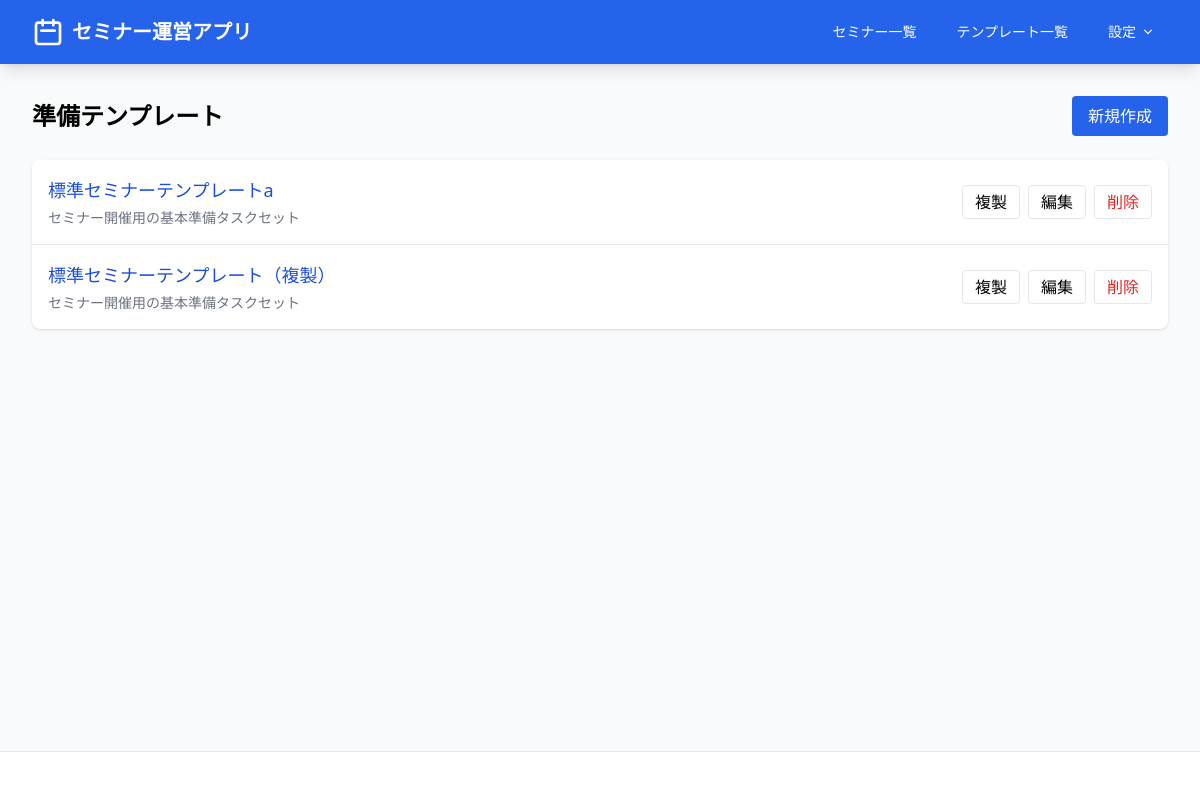
The app's page /seminars/templates/ (signed in) with its own data.
### seminar/models.py (models this page shows, shortened)
class PreparationTemplate(models.Model):
    name = models.CharField(max_length=100)
    description = models.TextField(blank=True)
    created_at = models.DateTimeField(auto_now_add=True)
    class Meta:
        db_table = "preparation_template"

### seminar/preparation_view.py (the view)
# urls.py: path("templates/", TemplateListView.as_view(), name="template_list"),
class TemplateListView(LoginRequiredMixin, ListView):
    model = PreparationTemplate
    template_name = "preparation/template_list.html"

### templates/preparation/template_list.html (shortened to what this page needs)
{% extends 'base.html' %}
{% block content %}
<div class="flex items-center justify-between mb-6">
  <h1 class="text-2xl font-bold">準備テンプレート</h1>
  <a href="{% url 'seminar:template_create' %}" class="bg-primary-600 text-white px-4 py-2 rounded">新規作成</a>
</div>
<div class="bg-white rounded-lg shadow divide-y">
  {% for t in object_list %}
    <div class="p-4 flex items-center justify-between">
      <div>
        <div class="font-medium text-lg"><a class="text-primary-700 hover:underline" href="{% url 'seminar:template_update' t.pk %}">{{ t.name }}</a></div>
        {% if t.description %}<div class="text-gray-500 text-sm mt-1">{{ t.description }}</div>{% endif %}
      </div>
      <div class="flex items-center gap-2">
        <form action="{% url 'seminar:template_copy' t.pk %}" method="post">
          <button class="px-3 py-1 border rounded hover:bg-gray-50" type="submit">複製</button>
        </form>
        <a href="{% url 'seminar:template_update' t.pk %}" class="px-3 py-1 border rounded hover:bg-gray-50">編集</a>
        <a href="{% url 'seminar:template_delete' t.pk %}" class="px-3 py-1 border rounded text-red-600 hover:bg-red-50">削除</a>
      </div>
    </div>
  {% empty %}
    <div class="p-6 text-gray-500">テンプレートがありません。右上の「新規作成」から追加してください。</div>
  {% endfor %}
</div>
{% endblock %}

### records on screen
PreparationTemplate: name "標準セミナーテンプレートa", description "セミナー開催用の基本準備タスクセット"
PreparationTemplate: name "標準セミナーテンプレート（複製）", description "セミナー開催用の基本準備タスクセット"
